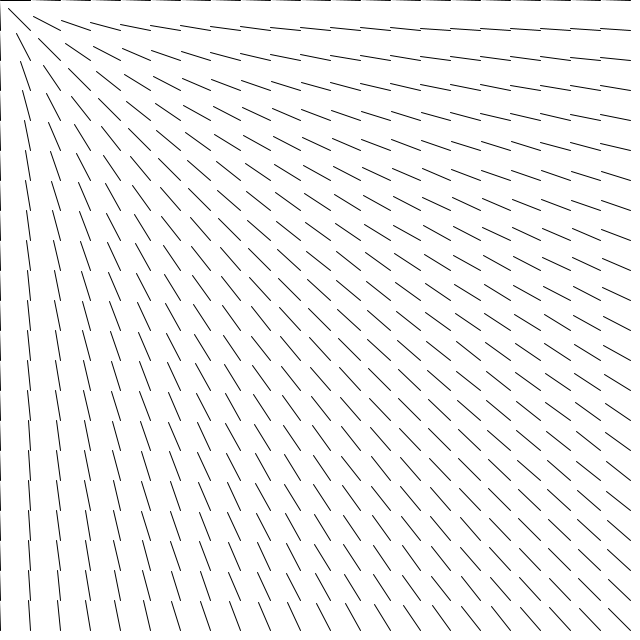
Frame 1 (no input)
Frame 60 (the mouse pressed at the canvas centre just before this capture): identical to frame 1, image omitted
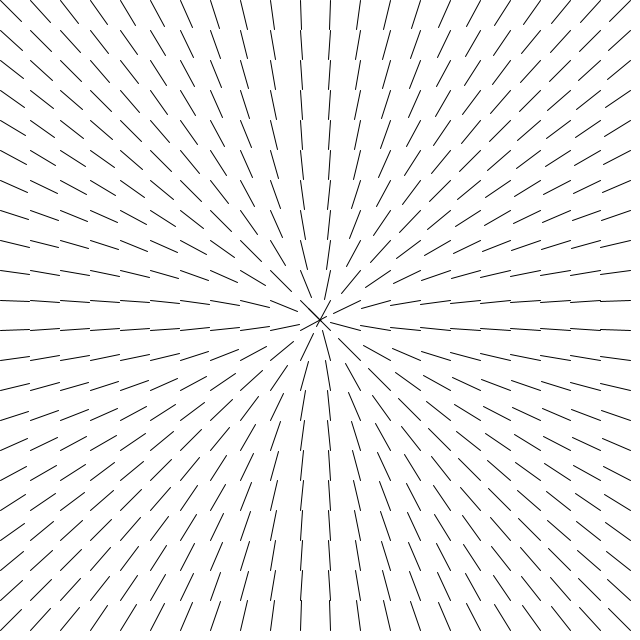
Frame 120 (the mouse held since frame 60 and released just before this capture)

The Processing sketch that drew these frames (run headless with seeded random() and noise(); from frame 60 on, the mouse is pressed at the canvas centre):

// Processing sketch: atan2_lines
// ── atan2_lines.pde
void setup() {
  size(640, 640);
}

void draw() {
  background(255);
  for (int y=0; y<height; y+=30) {
    for (int x=0; x<width; x+=30) {
      float xVec= mouseX-x;
      float yVec = mouseY-y;
      float angle = atan2(yVec, xVec);
      pushMatrix();
      translate(x, y);
      rotate(angle);
      line(0, 0, 30, 0);
      popMatrix();
    }
  }
}
